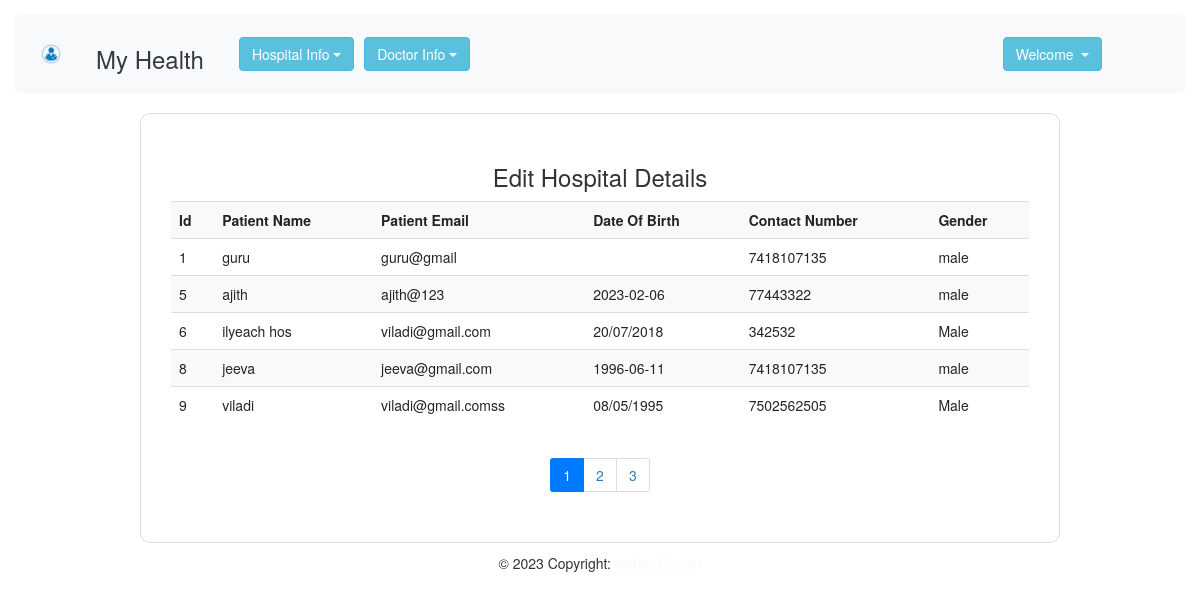
/admin/patient.php (signed in), run on the app's committed database.
### tables this page shows
CREATE TABLE IF NOT EXISTS `patient_details` (
  `patient_id` tinyint NOT NULL AUTO_INCREMENT,
  `patient_name` varchar(100) NOT NULL,
  `user_name` varchar(50) NOT NULL,
  `email_id` varchar(150) NOT NULL,
  `dob` varchar(50) NOT NULL,
  `contact_number` varchar(12) NOT NULL,
  `gender` varchar(50) NOT NULL,
  `address` varchar(200) NOT NULL,
  `password` varchar(50) NOT NULL,
  `created_at` timestamp NOT NULL,
  `update_at` timestamp NOT NULL,
  PRIMARY KEY (`patient_id`)
);

### admin/db.php (called while the page is built, shortened)
<?php
class database
{
	public function dbConnection()
	{
		$servername = "localhost";
		$username = "root";
		$password = "test";
		$database = "myhealth";
		$conn = new mysqli($servername, $username, $password, $database);
		return $conn;
	}
}
?>

### admin/patient.php (the view, shortened to what this page needs)
<!doctype html>
<html lang="en">
<?php
if ($_SESSION["username"]) {
    ?>
    <?php include('adminhead.php'); ?>
 <body style="background-image: url('images/a_bg1.jpg'); background-size: cover;">
    <?php
    include('adminheader.php');
    ?>
    <section>
        <div class="container">
            <div class="row d-flex justify-content-center align-items-center h-100">
                <div class="col col-xl-10">
                    <div class="card" style="border-radius: 1rem;">
                        <div class="card-body p-4 p-lg-5 text-black">
                            <h3 class="text-center">Edit Hospital Details</h3>
                            <div class="table-responsive">
                                <table class="table table-striped mb-4" style="width: 100%;">
                                    <tr>
                                        <th>Id</th>
                                        <th>Patient Name</th>
                                        <th>Patient Email</th>
                                        <th>Date Of Birth</th>
                                        <th>Contact Number</th>
                                        <th>Gender</th>
                                    </tr>
                                    <?php
									$query = "SELECT * FROM patient_details ORDER BY patient_id ASC";
        $result = mysqli_query($object->dbConnection(), $query);
        $recordsPerPage = 5;
        $totalPages = ceil($result->num_rows / $recordsPerPage);
        if (!isset($_GET['page'])) {
            $currentPage = 1;
        } else {
            $currentPage = intval($_GET['page']);
        }
        $startIndex = ($currentPage - 1) * $recordsPerPage;
        $query = "SELECT * FROM patient_details ORDER BY patient_id ASC LIMIT $startIndex, $recordsPerPage";
        $result = mysqli_query($object->dbConnection(), $query);
                                    if ($result->num_rows > 0) {
                                        while ($row = $result->fetch_assoc()) {
                                            echo "<tr>
                                                    <td>" . $row['patient_id'] . "</td>
                                                    <td>" . $row['patient_name'] . "</td>
                                                    <td>" . $row['email_id'] . "</td>
                                                    <td>" . $row['dob'] . "</td>
                                                    <td>" . $row['contact_number'] . "</td>
                                                    <td>" . $row['gender'] . "</td>
                                                </tr>";
                                        }
                                    } else {
                                        echo "<tr><td colspan='8'>0 results</td></tr>";
                                    }
                                    ?>
                                </table>
								<nav aria-label="Page navigation" class="d-flex justify-content-center">
        <ul class="pagination">
            <?php
            for ($i = 1; $i <= $totalPages; $i++) {
                echo '<li class="page-item ' . ($currentPage == $i ? 'active' : '') . '">
                        <a class="page-link" href="?page=' . $i . '">' . $i . '</a>
                      </li>';
            }
            ?>
        </ul>
    </nav>
                            </div>
                        </div>
                    </div>
                </div>
            </div>
        </div>
    </section>
    <div id="footer" class=" mt-auto  ">
<?php include('adminfooter.php'); ?>
</div>
    <?php
} else {
    header("Location: login.php");
}
?>
</body>
</html>

### data on the page
patient_details: patient_id "1", patient_name "guru", email "guru@gmail", contact_number "7418107135", gender "male"
patient_details: patient_id "5", patient_name "ajith", email "ajith@123", dob "2023-02-06", contact_number "77443322", gender "male"
patient_details: patient_id "6", patient_name "ilyeach hos", email "viladi@gmail.com", dob "20/07/2018", contact_number "342532", gender "Male"
patient_details: patient_id "8", patient_name "jeeva", email "jeeva@gmail.com", dob "1996-06-11", contact_number "7418107135", gender "male"
patient_details: patient_id "9", patient_name "viladi", email "viladi@gmail.comss", dob "08/05/1995", contact_number "7502562505", gender "Male"
